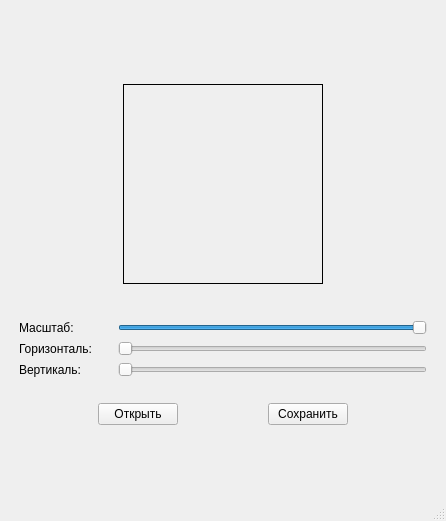
<?xml version="1.0" encoding="UTF-8"?>
<ui version="4.0">
 <class>MainWindow</class>
 <widget class="QMainWindow" name="MainWindow">
  <property name="geometry">
   <rect>
    <x>0</x>
    <y>0</y>
    <width>446</width>
    <height>521</height>
   </rect>
  </property>
  <property name="windowTitle">
   <string>MainWindow</string>
  </property>
  <widget class="QWidget" name="centralwidget">
   <layout class="QVBoxLayout" name="verticalLayout_5">
    <item>
     <layout class="QVBoxLayout" name="verticalLayout_4">
      <item>
       <layout class="QHBoxLayout" name="horizontalLayout_3">
        <property name="spacing">
         <number>20</number>
        </property>
        <property name="leftMargin">
         <number>20</number>
        </property>
        <property name="topMargin">
         <number>20</number>
        </property>
        <property name="rightMargin">
         <number>20</number>
        </property>
        <property name="bottomMargin">
         <number>20</number>
        </property>
        <item>
         <spacer name="horizontalSpacer_4">
          <property name="orientation">
           <enum>Qt::Horizontal</enum>
          </property>
          <property name="sizeHint" stdset="0">
           <size>
            <width>40</width>
            <height>20</height>
           </size>
          </property>
         </spacer>
        </item>
        <item>
         <widget class="QLabel" name="imageSpace">
          <property name="minimumSize">
           <size>
            <width>200</width>
            <height>200</height>
           </size>
          </property>
          <property name="maximumSize">
           <size>
            <width>200</width>
            <height>200</height>
           </size>
          </property>
          <property name="frameShape">
           <enum>QFrame::Box</enum>
          </property>
          <property name="text">
           <string/>
          </property>
         </widget>
        </item>
        <item>
         <spacer name="horizontalSpacer_5">
          <property name="orientation">
           <enum>Qt::Horizontal</enum>
          </property>
          <property name="sizeHint" stdset="0">
           <size>
            <width>40</width>
            <height>20</height>
           </size>
          </property>
         </spacer>
        </item>
       </layout>
      </item>
      <item>
       <layout class="QVBoxLayout" name="verticalLayout_3">
        <item>
         <layout class="QHBoxLayout" name="horizontalLayout">
          <item>
           <layout class="QVBoxLayout" name="verticalLayout_2">
            <property name="leftMargin">
             <number>10</number>
            </property>
            <property name="topMargin">
             <number>10</number>
            </property>
            <property name="rightMargin">
             <number>10</number>
            </property>
            <property name="bottomMargin">
             <number>10</number>
            </property>
            <item>
             <widget class="QLabel" name="label">
              <property name="text">
               <string>Масштаб:</string>
              </property>
             </widget>
            </item>
            <item>
             <widget class="QLabel" name="label_2">
              <property name="text">
               <string>Горизонталь:</string>
              </property>
             </widget>
            </item>
            <item>
             <widget class="QLabel" name="label_3">
              <property name="text">
               <string>Вертикаль:</string>
              </property>
             </widget>
            </item>
           </layout>
          </item>
          <item>
           <layout class="QVBoxLayout" name="verticalLayout">
            <property name="spacing">
             <number>6</number>
            </property>
            <property name="leftMargin">
             <number>10</number>
            </property>
            <property name="topMargin">
             <number>10</number>
            </property>
            <property name="rightMargin">
             <number>10</number>
            </property>
            <property name="bottomMargin">
             <number>10</number>
            </property>
            <item>
             <widget class="QSlider" name="scaleSlider">
              <property name="minimum">
               <number>1</number>
              </property>
              <property name="maximum">
               <number>100</number>
              </property>
              <property name="sliderPosition">
               <number>100</number>
              </property>
              <property name="orientation">
               <enum>Qt::Horizontal</enum>
              </property>
             </widget>
            </item>
            <item>
             <widget class="QSlider" name="horizontalSlider">
              <property name="minimum">
               <number>1</number>
              </property>
              <property name="maximum">
               <number>100</number>
              </property>
              <property name="orientation">
               <enum>Qt::Horizontal</enum>
              </property>
             </widget>
            </item>
            <item>
             <widget class="QSlider" name="verticalSlider">
              <property name="minimum">
               <number>1</number>
              </property>
              <property name="maximum">
               <number>100</number>
              </property>
              <property name="orientation">
               <enum>Qt::Horizontal</enum>
              </property>
             </widget>
            </item>
           </layout>
          </item>
         </layout>
        </item>
        <item>
         <layout class="QHBoxLayout" name="horizontalLayout_2">
          <property name="spacing">
           <number>10</number>
          </property>
          <property name="leftMargin">
           <number>10</number>
          </property>
          <property name="topMargin">
           <number>10</number>
          </property>
          <property name="rightMargin">
           <number>10</number>
          </property>
          <property name="bottomMargin">
           <number>10</number>
          </property>
          <item>
           <spacer name="horizontalSpacer">
            <property name="orientation">
             <enum>Qt::Horizontal</enum>
            </property>
            <property name="sizeHint" stdset="0">
             <size>
              <width>40</width>
              <height>20</height>
             </size>
            </property>
           </spacer>
          </item>
          <item>
           <widget class="QPushButton" name="browseButton">
            <property name="text">
             <string>Открыть</string>
            </property>
           </widget>
          </item>
          <item>
           <spacer name="horizontalSpacer_3">
            <property name="orientation">
             <enum>Qt::Horizontal</enum>
            </property>
            <property name="sizeHint" stdset="0">
             <size>
              <width>40</width>
              <height>20</height>
             </size>
            </property>
           </spacer>
          </item>
          <item>
           <widget class="QPushButton" name="saveButton">
            <property name="text">
             <string>Сохранить</string>
            </property>
           </widget>
          </item>
          <item>
           <spacer name="horizontalSpacer_2">
            <property name="orientation">
             <enum>Qt::Horizontal</enum>
            </property>
            <property name="sizeHint" stdset="0">
             <size>
              <width>40</width>
              <height>20</height>
             </size>
            </property>
           </spacer>
          </item>
         </layout>
        </item>
       </layout>
      </item>
     </layout>
    </item>
   </layout>
  </widget>
  <widget class="QMenuBar" name="menubar">
   <property name="geometry">
    <rect>
     <x>0</x>
     <y>0</y>
     <width>446</width>
     <height>22</height>
    </rect>
   </property>
  </widget>
  <widget class="QStatusBar" name="statusbar"/>
 </widget>
 <resources/>
 <connections/>
</ui>
